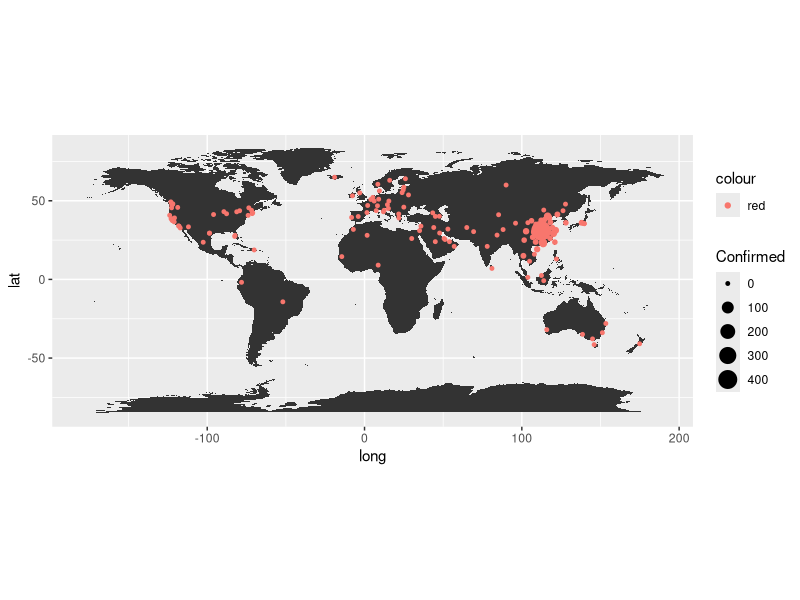

This figure's R source:
library(tidyr)
library(dplyr)
library(lubridate)
library(ggplot2)

covid19_confirmed_raw <- read.csv('time_series_19-covid-Confirmed.csv', stringsAsFactors = FALSE)
covid19_deaths_raw <- read.csv('time_series_19-covid-Deaths.csv', stringsAsFactors = FALSE)
covid19_recovered_raw <- read.csv('time_series_19-covid-Recovered.csv', stringsAsFactors = FALSE)

covid19_confirmed <- gather(covid19_confirmed_raw, 
                     key = 'Date', 
                     value = 'Confirmed',
                     -(Province.State:Long))
covid19_deaths <- gather(covid19_deaths_raw,
                         key = 'Date',
                         value = 'Deaths',
                         -(Province.State:Long))
covid19_recovered <- gather(covid19_recovered_raw,
                            key = 'Date',
                            value = 'Recovered',
                            -(Province.State:Long))

covid19_collective <- left_join(covid19_confirmed, 
                                covid19_deaths,
                                by = c('Province.State', 
                                       'Country.Region',
                                       'Lat',
                                       'Long',
                                       'Date')) %>% 
  left_join(covid19_recovered,
            by = c('Province.State', 
                   'Country.Region',
                   'Lat',
                   'Long',
                   'Date')) %>% 
  mutate(Date = as.Date(Date, 'X%m.%d.%Y')) 
 # left_join(map_data('world'), by = c('Country.Region' = 'region'))


year(covid19_collective$Date) <- 2020

world_map <- map_data('world')

map_by_date <- function(date){
  # expects a Date object
  
  covid19_on_date <- covid19_collective[covid19_collective$Date == date,]
  result_map <- ggplot() +
    geom_polygon(data = world_map,
                 mapping = aes(x = long, 
                               y = lat, 
                               group = group)) + 
    geom_point(data=covid19_on_date, 
               mapping = aes(x = Long, y = Lat,
                             size = Confirmed,
                             color = 'red')) +
    coord_quickmap()
  
  return (result_map)
}

first_day <- map_by_date(as.Date('2020-01-22'))
